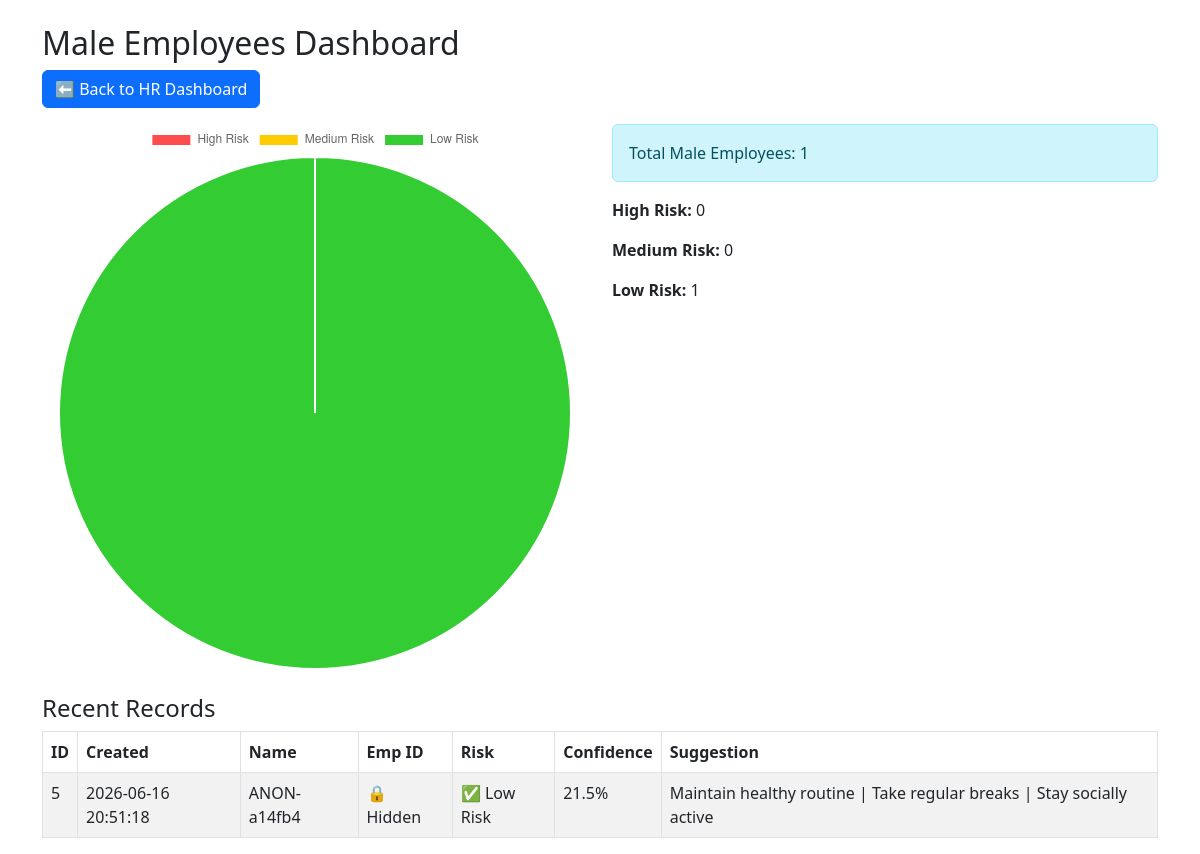
The app's page /male_dashboard with its own data.
### tables this page shows
CREATE TABLE wellness (
                    id INTEGER PRIMARY KEY AUTOINCREMENT,
                    created_at TEXT,
                    anon_code TEXT,
                    age INTEGER,
                    gender TEXT,
                    marital_status INTEGER,
                    work_stress INTEGER,
                    counselling_support INTEGER,
                    confidentiality_assurance INTEGER,
                    job_satisfaction INTEGER,
                    coworkers INTEGER,
                    supervisor INTEGER,
                    leave_policy INTEGER,
                    promotion INTEGER DEFAULT 0,
                    sentiment REAL,
                    hide_identity INTEGER DEFAULT 0,
                    risk TEXT,
                    confidence REAL,
                    suggestion TEXT
                );

### app.py (the view)
@app.route("/male_dashboard", methods=["GET"])
def male_dashboard():
    conn = get_db_conn()
    c = conn.cursor()
    c.execute("SELECT w.*, i.anon_code, i.name as real_name, i.emp_id as real_emp_id FROM wellness w LEFT JOIN identity i ON w.anon_code=i.anon_code WHERE w.gender='Male' ORDER BY w.id DESC")
    rows = c.fetchall()
    conn.close()
    high = sum(1 for r in rows if r["risk"] and "High Risk" in r["risk"])
    medium = sum(1 for r in rows if r["risk"] and "Medium Risk" in r["risk"])
    low = sum(1 for r in rows if r["risk"] and "Low Risk" in r["risk"])
    counselling = None
    if high > 0:
        counselling = "⚠ Male employees in high stress – recommend counselling sessions, stress workshops, HR check-ins."
    return render_template("male_dashboard.html", rows=rows, high=high, medium=medium, low=low, counselling=counselling)

### app.py (called while the page is built)
def get_db_conn():
    conn = sqlite3.connect(DB_PATH)
    conn.row_factory = sqlite3.Row
    return conn

### templates/male_dashboard.html (shortened to what this page needs)
<!DOCTYPE html>
<html lang="en">
<head>
  <link rel="stylesheet" href="https://cdn.jsdelivr.net/npm/bootstrap@5.3.0/dist/css/bootstrap.min.css">
</head>
<body class="container mt-4">
  <h2>Male Employees Dashboard</h2>
  <a href="{{ url_for('dashboard') }}" class="btn btn-primary mb-3">⬅ Back to HR Dashboard</a>
  <div class="row">
    <div class="col-md-6">
      <canvas id="malePie" width="300" height="300"></canvas>
    </div>
    <div class="col-md-6">
      <div class="alert alert-info">Total Male Employees: {{ rows|length }}</div>
      <p><b>High Risk:</b> {{ high }}</p>
      <p><b>Medium Risk:</b> {{ medium }}</p>
      <p><b>Low Risk:</b> {{ low }}</p>
    </div>
  </div>
  <h4 class="mt-4">Recent Records</h4>
  <table class="table table-bordered table-striped">
    <thead>
      <tr>
        <th>ID</th>
        <th>Created</th>
        <th>Name</th>
        <th>Emp ID</th>
        <th>Risk</th>
        <th>Confidence</th>
        <th>Suggestion</th>
      </tr>
    </thead>
    <tbody>
      {% for r in rows %}
      <tr>
        <td>{{ r['id'] }}</td>
        <td>{{ r['created_at'] }}</td>
        <td>{% if r['hide_identity'] == 1 %}{{ r['anon_code'] }}{% else %}{{ r['real_name'] if 'real_name' in r.keys() and r['real_name'] else r['anon_code'] }}{% endif %}</td>
        <td>{% if r['hide_identity'] == 1 %}🔒 Hidden{% else %}{{ r['real_emp_id'] if 'real_emp_id' in r.keys() and r['real_emp_id'] else '' }}{% endif %}</td>
        <td>{{ r['risk'] }}</td>
        <td>{{ r['confidence'] }}%</td>
        <td>{{ r['suggestion'] }}</td>
      </tr>
      {% endfor %}
    </tbody>
  </table>
  <script>
    new Chart(document.getElementById('malePie').getContext('2d'), {
      type: 'pie',
      data: {
        labels:['High Risk','Medium Risk','Low Risk'],
        datasets:[{
          data:[{{ high }}, {{ medium }}, {{ low }}],
          backgroundColor:['#ff4d4d','#ffcc00','#33cc33']
        }]
      }
    });
  </script>
</body>
</html>

### records on screen
wellness: id "5", created_at "2026-06-16 20:51:18", anon_code "ANON-a14fb4", hide_identity "🔒 Hidden", risk "✅ Low Risk", confidence "21.5", suggestion "Maintain healthy routine | Take regular breaks | Stay socially active"

### other values on screen
{{ rows|length }} "1"
{{ high }} "0"
{{ medium }} "0"
{{ low }} "1"
chart data {{ high }} 0
chart data {{ medium }} 0
